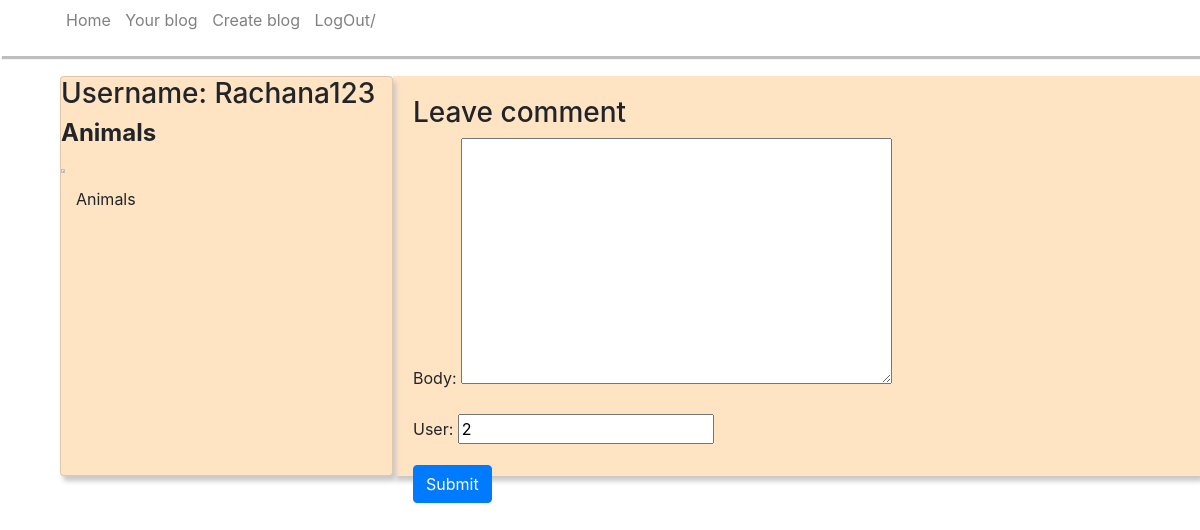
The page /posts/10 on the database its author committed.
### myapp/models.py (models this page shows, shortened)
class Blog(models.Model):
    title = models.CharField(max_length=100)
    content = models.TextField()
    Image = models.ImageField(upload_to='Images', null=True, blank=True)
    user = models.ForeignKey(User, on_delete=models.CASCADE, null=True)

### myapp/views.py (the view)
# urls.py: path('posts/<int:id>', views.Comment_detail, name='posts')
def Comment_detail(request, id):
    post = Blog.objects.get(pk = id)
    comments = post.comments.filter(active=True)
    new_comment = None
    if request.method == "POST":
        comment_data = Comment_form(request.POST, instance=post)
        uname = request.user
        fm = blog_form(initial={'user':uname})
        if comment_data.is_valid():
            new_comment = comment_data.save()
    else:
        comment_data = Comment_form(instance=post)
    return render(request, 'post.html', {'post': post, 'comments':comments, 'new_comment':new_comment, 'comment_data': comment_data})

### myapp/forms.py
class Comment_form(forms.ModelForm):
    class Meta:
        model = Comment
        fields = ['body', 'user']

### myapp/templates/post.html (shortened to what this page needs)
{% extends 'main_page.html' %}
{% block content %}
<div class="container">
    <div class="row card">
    <h3>Username: {{post.user}}</h3>
    <h4><b>{{post.title}}</b></h4>
    <img src="{{i.get_Image_url}}" alt="{{uname}}" style="width:5%; height:8%;">
    <div class="container">
        <p>{{post.content}}</p>
    </div>
    </div>
  </div>
<div class="row">
    <div class="card-body">
        {% if new_comment %}
        <div class="alert" role="alert">
            Your commnet is awaiting moderation
        </div>
        {% else %}
        <h3>Leave  comment </h3>
        <form action="" method="post">
            {{ comment_data.as_p }}
            <button type="submit" class="btn btn-primary">Submit</button>
        </form>
        {% endif %}
    </div>
</div>
{% endblock %}

### myapp/templates/main_page.html (style rules this page uses)
body { margin-top: 0px; }
.card { background-color: bisque; margin-left: 15px; margin-top: 20px; width: 30%; height: 400px; box-shadow: 3px 5px 5px rgb(201, 199, 199); float: left; }
.card-body { background-color: bisque; margin-left: 15px; margin-top: 20px; width: 30%; height: 400px; box-shadow: 3px 5px 5px rgb(201, 199, 199); float: left; }

### rows shown on the page
Blog: user "Rachana123", title "Animals", content "Animals", user "2"
